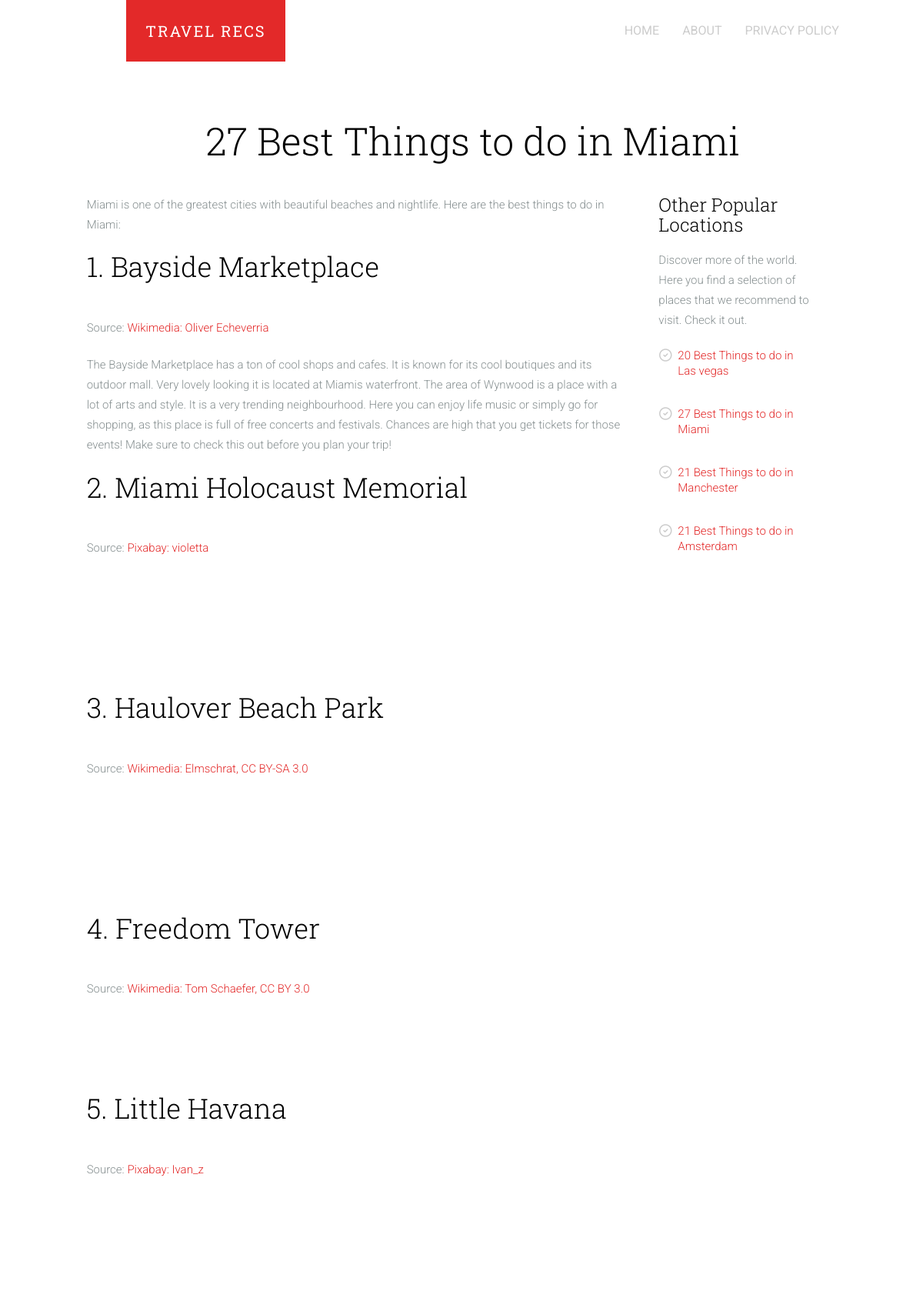
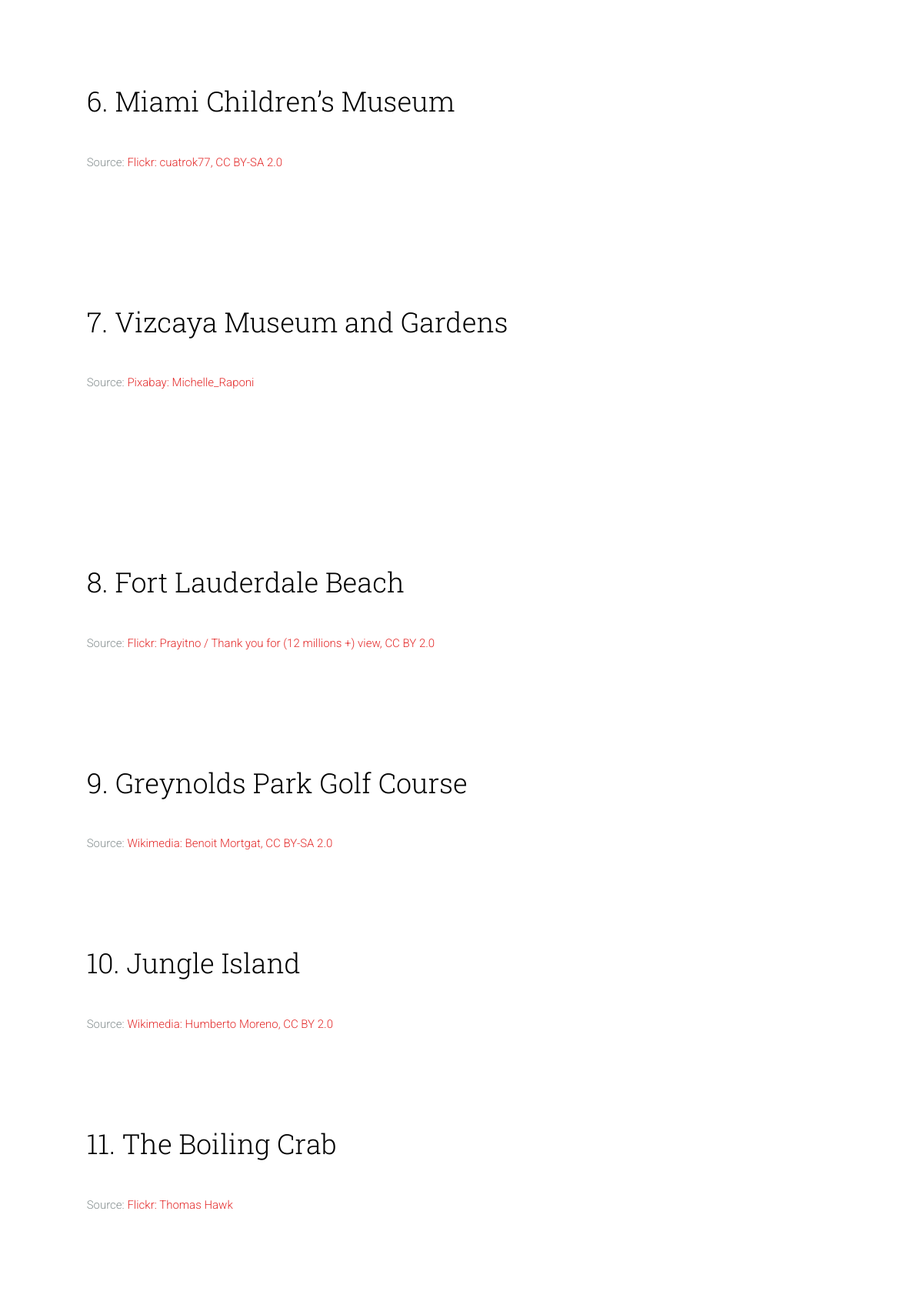
Screenshot of /post/best-things-to-do-in-miami/ (upper part) with the database file from the repository (2 pictures, top to bottom).
### posts/models.py (models this page shows, shortened)
class Post(models.Model):
    id = models.AutoField(primary_key=True)
    title = models.CharField(max_length=100)
    overview = models.TextField()
    timestamp = models.DateTimeField(auto_now_add=True)
    mainImage = models.ImageField()
    entryText = models.TextField(default="") # entry text of the post
    postTitle = models.CharField(max_length=100, default="") # title of the post
    url = models.CharField(max_length=100, default="")
    region = models.CharField(max_length=100, default="")
    country = models.CharField(max_length=100, default="")

class PostEntry(models.Model):
    post = models.ForeignKey(Post, on_delete=models.deletion.CASCADE, related_name='entries')
    rank = models.IntegerField(default=0)
    title = models.CharField(max_length=100)
    image = models.ImageField()
    imageSourceHref = models.CharField(default="", max_length=1000)
    imageSourceText = models.CharField(default="", max_length=1000)
    infoText = models.TextField(default="")

### posts/views.py (the view)
# urls.py: path('post/', travel_post),
def travel_post(request, url):
    chosenPost = Post.objects.filter(url=url).first()
    recPosts = Post.objects.order_by("-timestamp")[0:4]
    context = {
        'post_object': chosenPost,
        'rec_post_objects': recPosts
    }
    return render(request, "travel-post.html", context)

### templates/travel-post.html (shortened to what this page needs)
{% extends 'base.html' %}
{% block content %}
<div id="fh5co-main">
	<div class="fh5co-intro text-center" style="padding:20px;">
		<div class="container">
			<div class="row">
				<div class="col-md-8 col-md-offset-2">
					<h1 class="intro-lead">{{ post_object.postTitle}}</h1>
				</div>
			</div>
		</div>
	</div>
	<div id="fh5co-content">
		<div class="container">
			<div class="row">
				<div class="col-md-10">
					<div class="row">
						<div class="col-md-9 col-md-push-1">
							<p> {{ post_object.entryText }}</p>
							{% for obj in post_object.entries.all %}
								<h1>{{ forloop.counter }}.  {{ obj.title }}</h1>
								<div>
									<p>Source: <a href="{{ obj.imageSourceHref }}" target="_blank">{{ obj.imageSourceText }}</a></p>
								</div>
								<p class="animate-box" style="white-space: pre-line">{{ obj.infoText}}</p>
							{% endfor %}
						</div>
						<div class="col-md-3 col-md-push-1 animate-box">
							<h3>Other Popular Locations</h3>
							<p>Discover more of the world. Here you find a selection of places that we recommend to visit. Check it out. </p>
							<ul class="fh5co-list-check">
								{% for obj in rec_post_objects.all %}
									<a href="/post/{{ obj.url }}/">
									<li>{{ obj.postTitle}}</li>
										</a>
								{% endfor %}
							</ul>
						</div>
					</div>
				</div>
			</div>
		</div>
	</div>
</div>
{% endblock content %}

### rows the page displays
Post: postTitle "27 Best Things to do in Miami", entryText "Miami is one of the greatest cities with beautiful beaches and nightlife. Here are the best things to do in Miami:"
PostEntry: title "Bayside Marketplace", imageSourceText "Wikimedia: Oliver Echeverria", infoText "The Bayside Marketplace has a ton of cool shops and cafes. It is known for its cool boutiques and its outdoor mall. Very lovely looking it is located at Miamis waterfront. The area of Wynwood is a place with a lot of arts and style. It is a very trending neighbourhood. Here you can enjoy life music or simply go for shopping, as this place is full of free concerts and festivals. Chances are high that you get tickets for those events! Make sure to check this out before you plan your trip!"
PostEntry: title "Miami Holocaust Memorial", imageSourceText "Pixabay: violetta"
PostEntry: title "Haulover Beach Park", imageSourceText "Wikimedia: Elmschrat, CC BY-SA 3.0"
PostEntry: title "Freedom Tower", imageSourceText "Wikimedia: Tom Schaefer, CC BY 3.0"
PostEntry: title "Little Havana", imageSourceText "Pixabay: Ivan_z"
PostEntry: title "Miami Children’s Museum", imageSourceText "Flickr: cuatrok77, CC BY-SA 2.0"
PostEntry: title "Vizcaya Museum and Gardens", imageSourceText "Pixabay: Michelle_Raponi"
PostEntry: title "Fort Lauderdale Beach", imageSourceText "Flickr: Prayitno / Thank you for (12 millions +) view, CC BY 2.0"
PostEntry: title "Greynolds Park Golf Course", imageSourceText "Wikimedia: Benoit Mortgat, CC BY-SA 2.0"
PostEntry: title "Jungle Island", imageSourceText "Wikimedia: Humberto Moreno, CC BY 2.0"
PostEntry: title "The Boiling Crab", imageSourceText "Flickr: Thomas Hawk"
Post: postTitle "20 Best Things to do in Las vegas"
Post: postTitle "21 Best Things to do in Manchester"
Post: postTitle "21 Best Things to do in Amsterdam"
